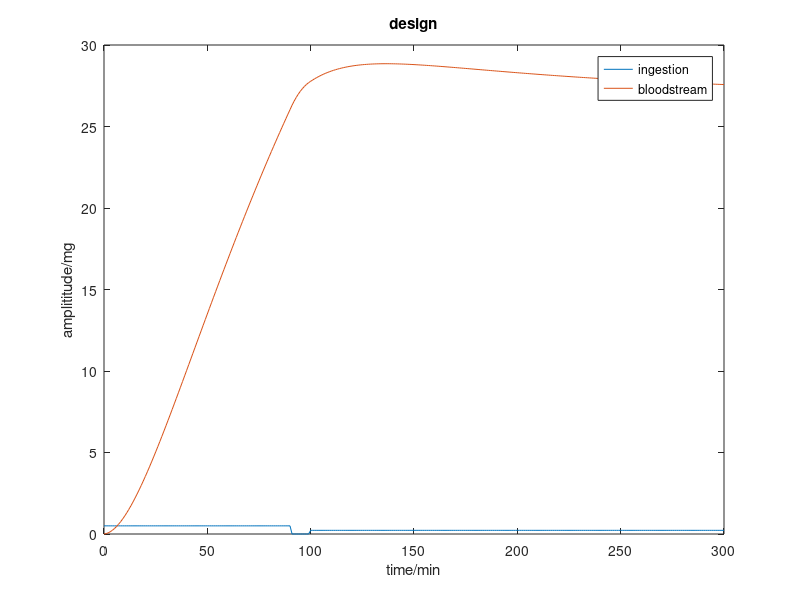

Reproduce this figure in MATLAB.
%% l

clear all; close all; clc;
dt = 1;
k1 = 3/60;
k2 = 0.5/60;

t = 0:dt:300;
L = length(t);

x1 = zeros(size(t));


a = find(t==0);
b = find(t==90);
x1(a:b)=(45/90)/dt;


c = find(t==100);
d = find(t==300);
x1(c:d)=(45/200)/dt;

x11 = zeros(size(t));
x11(a:b)=45/90;
x11(c:d)=45/200;

plot(t,x11);
xlabel('time/min')
ylabel('amplititude/mg')
title('design')

hold on

q1 = zeros(size(t));
y1 = zeros(size(t));

for i=2:L
    q1(i) = ( x1(i-1)*dt+q1(i-1) )/( 1+k1*dt );
    y1(i) = ( q1(i)*dt*k1+y1(i-1) )/( 1+k2*dt );
end


plot(t,y1);
legend('ingestion','bloodstream');